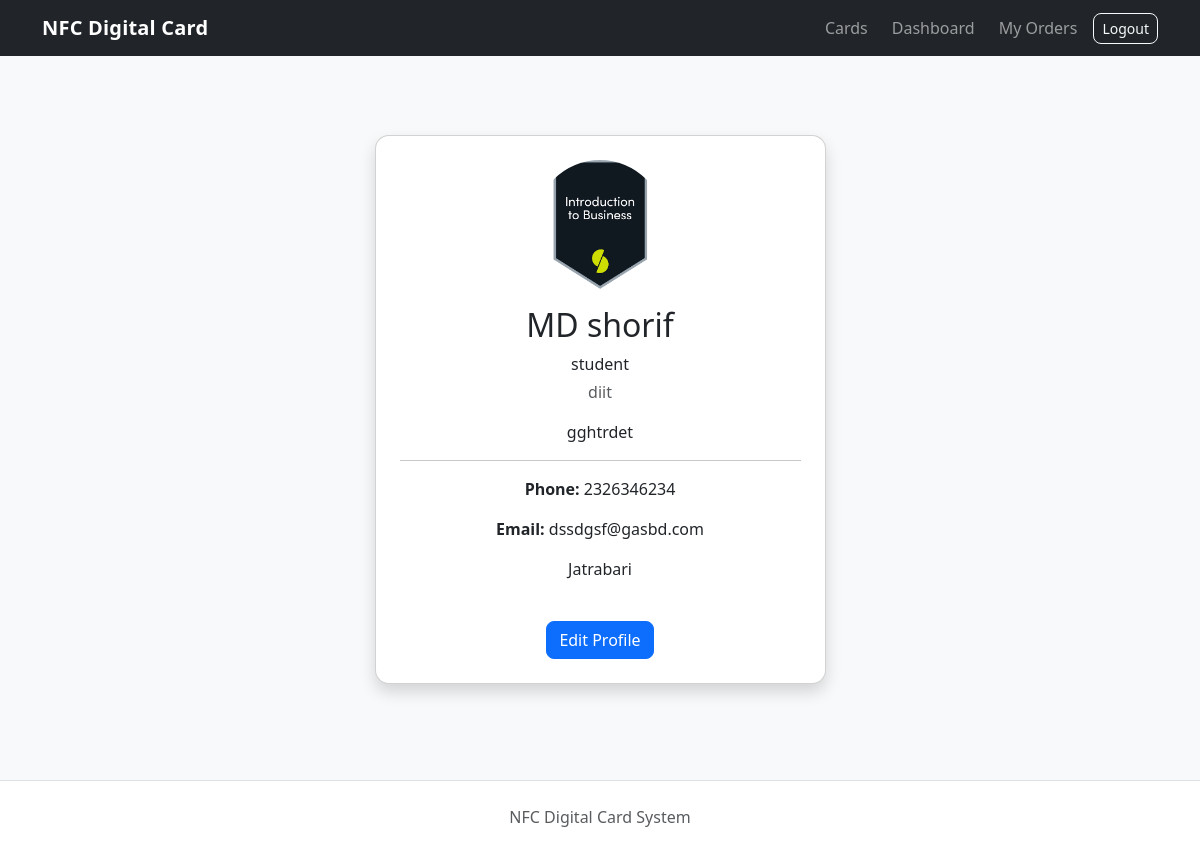
Screenshot of /profile/preview/ (signed in) with the database file from the repository.
### profiles/models.py (models this page shows, shortened)
class Profile(models.Model):
    user = models.OneToOneField(
        User,
        on_delete=models.CASCADE,
        related_name="profile",
    )
    full_name = models.CharField(max_length=150, blank=True)
    job_title = models.CharField(max_length=150, blank=True)
    company = models.CharField(max_length=150, blank=True)
    bio = models.TextField(blank=True)
    phone = models.CharField(max_length=30, blank=True)
    email = models.EmailField(blank=True)
    website = models.URLField(blank=True)
    address = models.CharField(max_length=255, blank=True)
    facebook = models.URLField(blank=True)
    instagram = models.URLField(blank=True)
    linkedin = models.URLField(blank=True)
    whatsapp = models.CharField(max_length=30, blank=True)
    github = models.URLField(blank=True)
    profile_picture = models.ImageField(
        upload_to="profiles/",
        blank=True,
        null=True,
    )
    created_at = models.DateTimeField(auto_now_add=True)
    updated_at = models.DateTimeField(auto_now=True)

### profiles/views.py (the view)
@login_required
def profile_preview(request):
    profile = get_object_or_404(
        Profile,
        user=request.user,
    )
    return render(
        request,
        "profiles/profile_preview.html",
        {
            "profile": profile,
        },
    )

### templates/profiles/profile_preview.html (shortened to what this page needs)
{% extends "base.html" %}
{% block content %}
<div class="row justify-content-center">
    <div class="col-md-7 col-lg-5">
        <div class="card shadow text-center">
            <div class="card-body p-4">
                {% if profile.profile_picture %}
                    <img
                        src="{{ profile.profile_picture.url }}"
                        alt="Profile photo"
                        class="rounded-circle mb-3"
                        style="
                            width: 130px;
                            height: 130px;
                            object-fit: cover;
                        "
                    >
                {% endif %}
                <h2>
                    {{ profile.full_name|default:user.username }}
                </h2>
                {% if profile.job_title %}
                    <p class="mb-1">
                        {{ profile.job_title }}
                    </p>
                {% endif %}
                {% if profile.company %}
                    <p class="text-muted">
                        {{ profile.company }}
                    </p>
                {% endif %}
                {% if profile.bio %}
                    <p>
                        {{ profile.bio }}
                    </p>
                {% endif %}
                <hr>
                {% if profile.phone %}
                    <p>
                        <strong>Phone:</strong>
                        {{ profile.phone }}
                    </p>
                {% endif %}
                {% if profile.email %}
                    <p>
                        <strong>Email:</strong>
                        {{ profile.email }}
                    </p>
                {% endif %}
                {% if profile.address %}
                    <p>
                        {{ profile.address }}
                    </p>
                {% endif %}
                <div class="mt-4">
                    <a
                        href="{% url 'edit_profile' %}"
                        class="btn btn-primary"
                    >
                        Edit Profile
                    </a>
                </div>
            </div>
        </div>
    </div>
</div>
{% endblock %}

### static/css/style.css (style rules this page uses)
body { min-height: 100vh; }
.card { border-radius: 14px; }
.btn { border-radius: 8px; }

### rows the page displays
Profile: profile_picture (picture), full_name "MD shorif", job_title "student", company "diit", bio "gghtrdet", phone "2326346234", email "dssdgsf@gasbd.com", address "Jatrabari"
